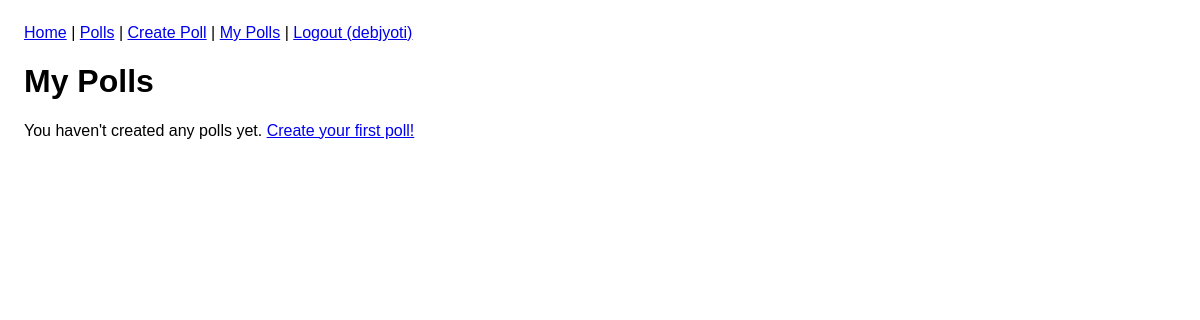
Page /my-polls/ (signed in) on the earlier database version.
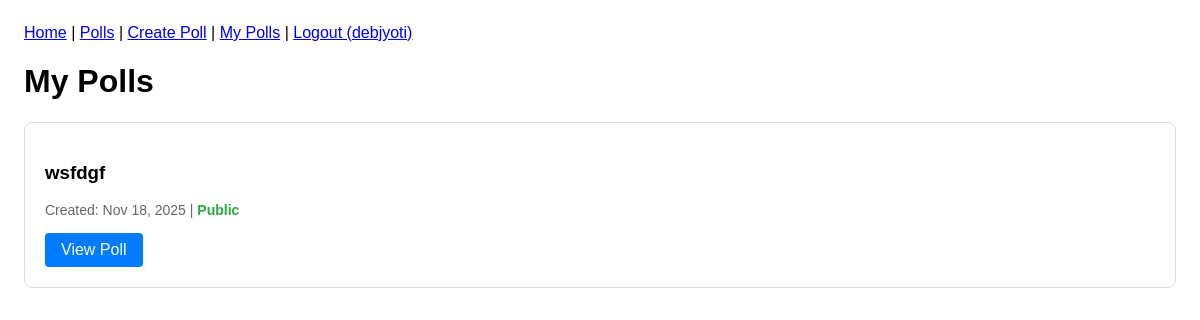
Same page on the later database version.
### polls/models.py (models this page shows, shortened)
class Poll(models.Model):
    question = models.CharField(max_length=255)
    is_public = models.BooleanField(default=True)
    created_at = models.DateTimeField(auto_now_add=True)
    owner = models.ForeignKey(User, on_delete=models.CASCADE, related_name='polls', null=True, blank=True)
    slug = models.SlugField(unique=True, blank=True)
    private_code = models.UUIDField(default=uuid.uuid4, unique=True)

### polls/views.py (the view)
# urls.py: path('my-polls/', views.my_polls, name='my_polls'),
@login_required
def my_polls(request):
    polls = Poll.objects.filter(owner=request.user).order_by('-created_at')
    return render(request, 'polls/my_polls.html', {'polls': polls})

### frontend/templates/polls/my_polls.html (shortened to what this page needs)
{% extends 'base.html' %}
{% block content %}
<div class="container">
    <h1>My Polls</h1>
    {% if polls %}
        <div class="polls-grid">
            {% for poll in polls %}
                <div class="poll-card">
                    <h3>{{ poll.question }}</h3>
                    <p class="poll-meta">
                        Created: {{ poll.created_at|date:"M d, Y" }} |
                        {% if poll.is_public %}
                            <span class="public">Public</span>
                        {% else %}
                            <span class="private">Private</span>
                        {% endif %}
                    </p>
                    <div class="poll-actions">
                        <a href="{% url 'poll_detail' poll.slug %}" class="btn btn-primary">View Poll</a>
                    </div>
                </div>
            {% endfor %}
        </div>
    {% else %}
        <p>You haven't created any polls yet. <a href="{% url 'create_poll' %}">Create your first poll!</a></p>
    {% endif %}
</div>
{% endblock %}

Differences in the rows shown:
added Poll: question "wsfdgf", created_at "Nov 18, 2025", is_public "Public"
Other differences:
text no longer shown: "You haven't created any polls yet. Create your first poll!"
